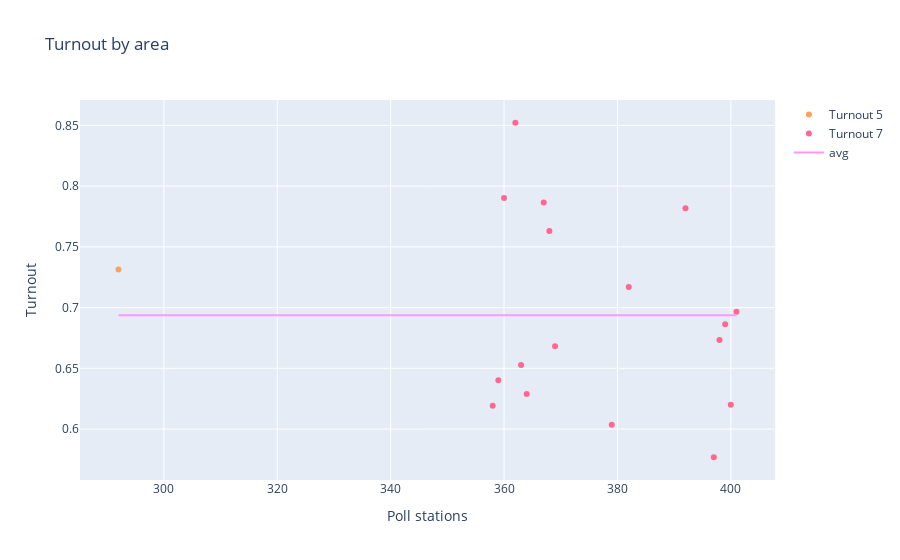

This figure's notebook cell:
### Code cell
draw_chart('capital')

### Figure 1 — Plotly figure (JSON) as saved in the notebook; plotly's stock layout.template omitted (floating-point values rounded to 4 significant figures)
{"data": [{"mode": "markers", "name": "Turnout 1", "text": [], "type": "scatter", "x": [], "y": []}, {"mode": "markers", "name": "Turnout 2", "text": [], "type": "scatter", "x": [], "y": []}, {"mode": "markers", "name": "Turnout 3", "text": [], "type": "scatter", "x": [], "y": []}, {"mode": "markers", "name": "Turnout 4", "text": [], "type": "scatter", "x": [], "y": []}, {"mode": "markers", "name": "Turnout 5", "text": ["05-141-0025 (4597)"], "type": "scatter", "x": [292], "y": [0.7314]}, {"mode": "markers", "name": "Turnout 6", "text": [], "type": "scatter", "x": [], "y": []}, {"mode": "markers", "name": "Turnout 7", "text": ["07-001-0008 (162)", "07-001-0010 (164)", "07-001-0012 (166)", "07-001-0022 (176)", "07-001-0060 (214)", "07-001-0061 (215)", "07-002-0044 (294)", "07-002-0051 (301)", "07-002-0060 (310)", "07-003-0002 (326)", "07-003-0085 (409)", "07-005-0021 (507)", "07-006-0037 (560)", "07-006-0072 (595)", "07-008-0057 (724)", "07-008-0070 (737)", "07-008-0079 (746)"], "type": "scatter", "x": [358, 359, 360, 362, 363, 364, 367, 368, 369, 379, 382, 392, 397, 398, 399, 400, 401], "y": [0.6193, 0.6402, 0.7903, 0.8522, 0.6527, 0.6288, 0.7865, 0.7631, 0.6682, 0.6036, 0.717, 0.7817, 0.5768, 0.6734, 0.6863, 0.62, 0.6967]}, {"mode": "markers", "name": "Turnout 8", "text": [], "type": "scatter", "x": [], "y": []}, {"mode": "lines", "name": "avg", "text": ["05-141-0025 (4597)", "07-001-0008 (162)", "07-001-0010 (164)", "07-001-0012 (166)", "07-001-0022 (176)", "07-001-0060 (214)", "07-001-0061 (215)", "07-002-0044 (294)", "07-002-0051 (301)", "07-002-0060 (310)", "07-003-0002 (326)", "07-003-0085 (409)", "07-005-0021 (507)", "07-006-0037 (560)", "07-006-0072 (595)", "07-008-0057 (724)", "07-008-0070 (737)", "07-008-0079 (746)"], "type": "scatter", "x": [292, 358, 359, 360, 362, 363, 364, 367, 368, 369, 379, 382, 392, 397, 398, 399, 400, 401], "y": [0.6938, 0.6938, 0.6938, 0.6938, 0.6938, 0.6938, 0.6938, 0.6938, 0.6938, 0.6938, 0.6938, 0.6938, 0.6938, 0.6938, 0.6938, 0.6938, 0.6938, 0.6938]}], "layout": {"title": {"text": "Turnout by area"}, "xaxis": {"title": {"text": "Poll stations"}}, "yaxis": {"title": {"text": "Turnout"}}}}
